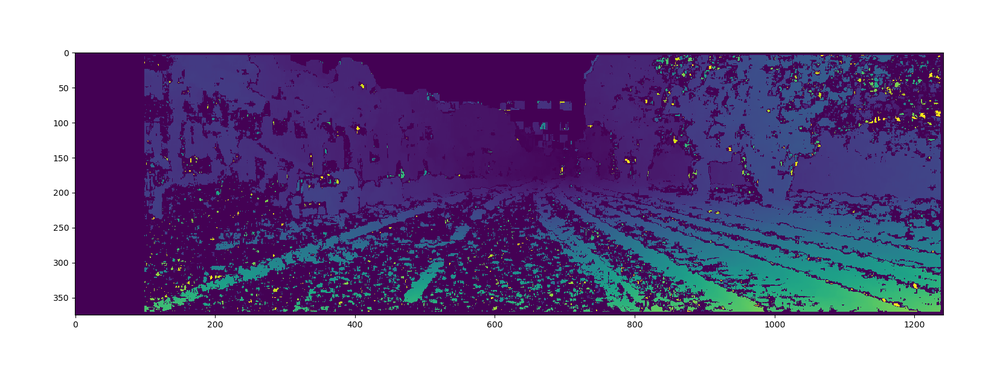
#> input picture images/disparity_BM.png, 1000 x 380 px, shrunk from 1656 x 629 before the run
$ python disparity.py
#> lines starting #> are read from the running program, lines starting #| are printed output that depends on the picture; after the words box and inside, x2 and y2 are one past the last pixel; in counts of white or black regions, pixels touching at a corner belong together
# ********************************************* IMPORTING MODULES *********************************************
import numpy as np
import cv2
from matplotlib import pyplot as plt
import glob
# ********************************************* IMPORTING MODULES *********************************************


left_img_file_path = input("Enter the left images folder path:\n")
#> the answer given: images
right_img_file_path = input("Enter the right images folder path:\n")
#> the answer given: images
disparity_type = int(input("Enter the type of disparity, 1 for SBGM and 2 for BM:\n "))
#> the answer given: 1
disparity_value = int(input("Do you want to print the disparity value(Matrix)?, 1 for YES and 0 for NO:\n "))
#> the answer given: 1
image_show = int(input("Do you want to see anyone of the original stereo image?, 1 for YES and 0 for NO:\n "))
#> the answer given: 1


# ***************************************************** DATASET HANDLER *****************************************************
# getting the file path for my left image dataset
#path_left = glob.glob("/home/maaitrayo/Autonomous Vehicle/Datasets_short_IMU_GPS_STEREO/2011_09_26_drive_0001_sync/image_00/data/*.png") # LEFT IMAGES
path_left = glob.glob(left_img_file_path+"/*.png") # LEFT IMAGES
# creating a list to store the file path consecutively
lst_left = []
for file in path_left:
    lst_left.append(file)
# Sorting the images path according to the frame
lst_left.sort()
arr_left = np.array(lst_left)

# getting the file path for my right image dataset
path_right = glob.glob(right_img_file_path+"/*.png") # RIGHT IMAGES
# creating a list to store the file path consecutively
lst_right = []
for file in path_right:
    lst_right.append(file)
# Sorting the images path according to the frame
lst_right.sort()
arr_right = np.array(lst_right)
# ***************************************************** DATASET HANDLER ENDS *****************************************************


# ***************************************************** DISPARITY FOR STEREO IMAGE PAIR HANDLER FUNCTIONS *****************************************************

#                                   ------------------------ Disparity type SBGM ------------------------
def calculate_disparity_SBGM(img_L_g, img_R_g):

    calc_disparity_SBGM = cv2.StereoSGBM_create(minDisparity = 0,
                                            numDisparities = 96,
                                            blockSize = 9,
                                            P1 = 8 * 9 * 9,
                                            P2 = 32 * 9 * 9,
                                            disp12MaxDiff = 1,
                                            preFilterCap = 63,
                                            uniquenessRatio = 10,
                                            speckleWindowSize = 100,
                                            speckleRange = 32)

    img_disparity_SBGM = calc_disparity_SBGM.compute(img_L, img_R)

    if(disparity_value == 1):
        print("--------------------------Disparity value :-------------\n")
        print(img_disparity_SBGM,"\n")
        print("--------------------------Disparity value ends:-------------\n")
    img_disparityA_SBGM = np.divide(img_disparity_SBGM, 255.0)
    cv2.imshow("disparity", img_disparityA_SBGM)
    #plt.imshow(img_disparityA_SBGM)


#                                   ------------------------ Disparity type BM ------------------------
def calculate_disparity_BM(img_L_g, img_R_g):

    calc_disparity_BM = cv2.StereoBM_create(numDisparities = 96,
                                          blockSize = 9)

    img_disparity_BM = calc_disparity_BM.compute(img_L_g, img_R_g)

    if(disparity_value == 1):
        print("--------------------------Disparity value :-------------\n")
        print(img_disparity_BM,"\n")
        print("--------------------------Disparity value ends:-------------\n")
    img_disparityA_BM = np.divide(img_disparity_BM, 255.0)
    cv2.imshow("disparity", img_disparityA_BM)
    #plt.imshow(img_disparityA_BM)

# ***************************************************** DISPARITY FOR STEREO IMAGE PAIR HANDLER FUNCTIONS ENDS *****************************************************


for i in range(len(arr_right)):
    img_L = cv2.imread(arr_left[i])
#> img_L is the input picture: shape (380, 1000, 3); mean B, G, R 164.7, 126.8, 140
    img_R = cv2.imread(arr_right[i])

    # Converting to Grayscale/single channel
    img_L_g = cv2.cvtColor(img_L, cv2.COLOR_BGR2GRAY)
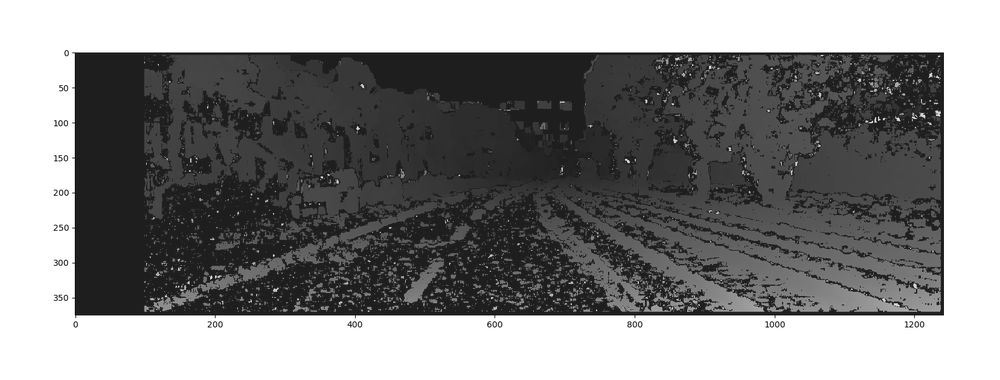
#> img_L_g: shape (380, 1000); min 2, max 255, mean 135
    img_R_g = cv2.cvtColor(img_R, cv2.COLOR_BGR2GRAY)

    if(image_show == 1):
        #Use any one of the image left or right
        cv2.imshow("Image Left", img_L_g)
    #cv2.imshow("Image Right", img_R_g)

    if(disparity_type == 1):
        calculate_disparity_SBGM(img_L_g, img_R_g)
#> in calculate_disparity_SBGM, `img_disparity_SBGM = calc_disparity_SBGM.compute(img_L, img_R)`:
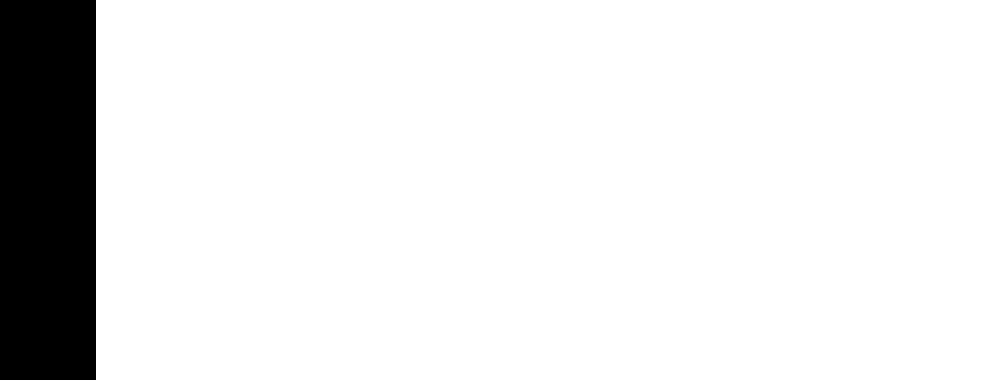
#> img_disparity_SBGM: shape (380, 1000) int16; values -16 (black) and 0 (white), 90.4% white; 1 black region, box (x1, y1, x2, y2) and area: (0, 0, 96, 380) 36480
#> (printed output is left out)

    else:
        calculate_disparity_BM(img_L_g, img_R_g)

    # ------- This portion is just to plot the original image, keep it commented out for smooth workflow of the algorithm -------
    '''plt.subplot(1,2,1)
    plt.title('LEFT IMAGE')
    plt.imshow(img_L_g)

    plt.subplot(1,2,2)
    plt.title('RIGHT IMAGE')
    plt.imshow(img_R_g)'''
    # ------- This portion is just to plot the original image, keep it commented out for smooth workflow of the algorithm -------


    plt.show()
    cv2.waitKey(30)
#> pass 2 of the loop `for i in range(len(arr_right)):`:
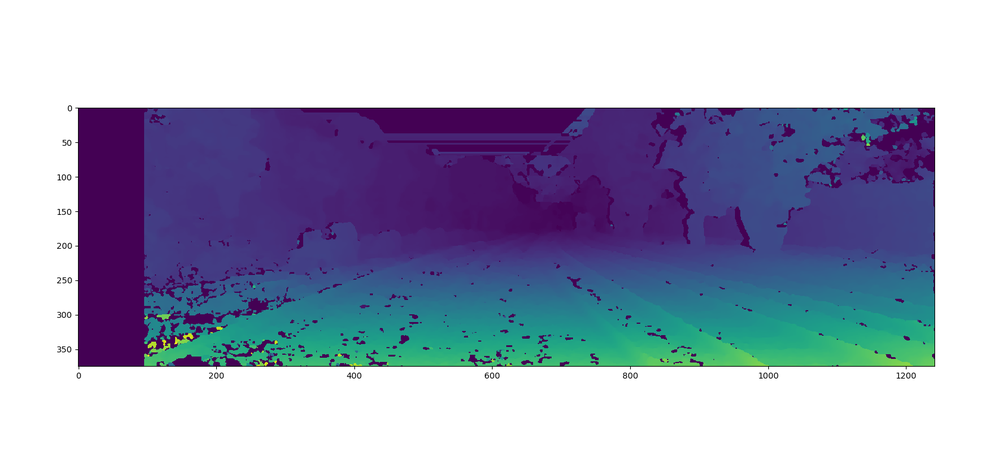
#> input picture images/disparity_SBGM.png, 1000 x 475 px, shrunk from 1679 x 798 before the run
#> img_L is the input picture: shape (475, 1000, 3); mean B, G, R 191.6, 168.2, 163.6
#> `img_L_g = cv2.cvtColor(img_L, cv2.COLOR_BGR2GRAY)`:
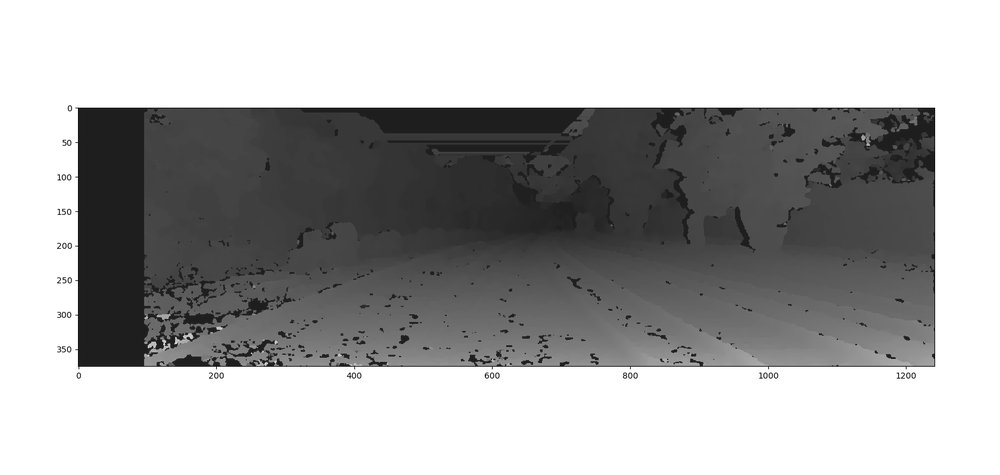
#> img_L_g: shape (475, 1000); min 2, max 255, mean 169.5
#> in calculate_disparity_SBGM (call 2), `img_disparity_SBGM = calc_disparity_SBGM.compute(img_L, img_R)`:
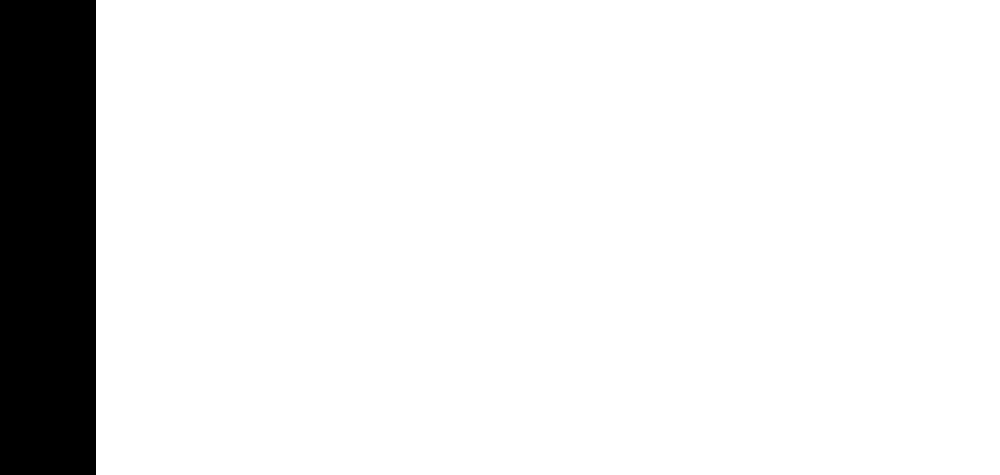
#> img_disparity_SBGM: shape (475, 1000) int16; values -16 (black) and 0 (white), 90.4% white; 1 black region, box (x1, y1, x2, y2) and area: (0, 0, 96, 475) 45600
#> (printed output is left out)

cv2.destroyAllWindows()
